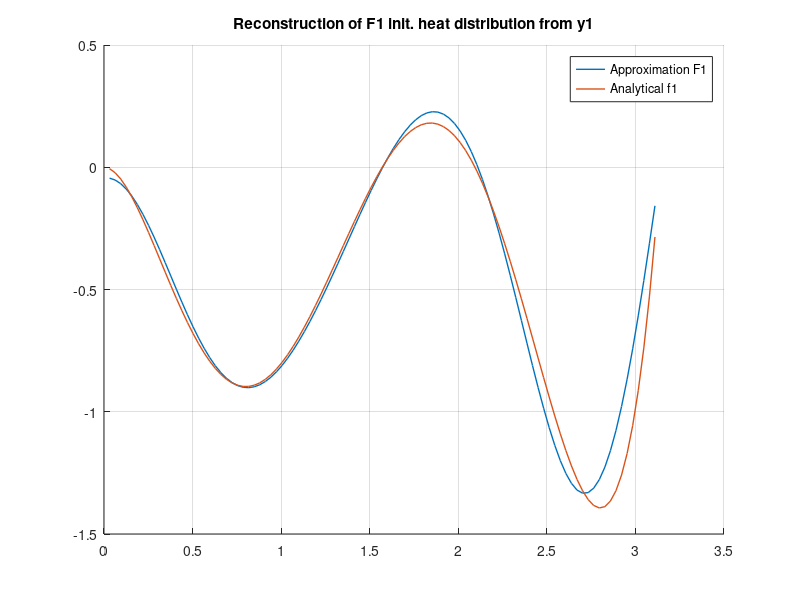
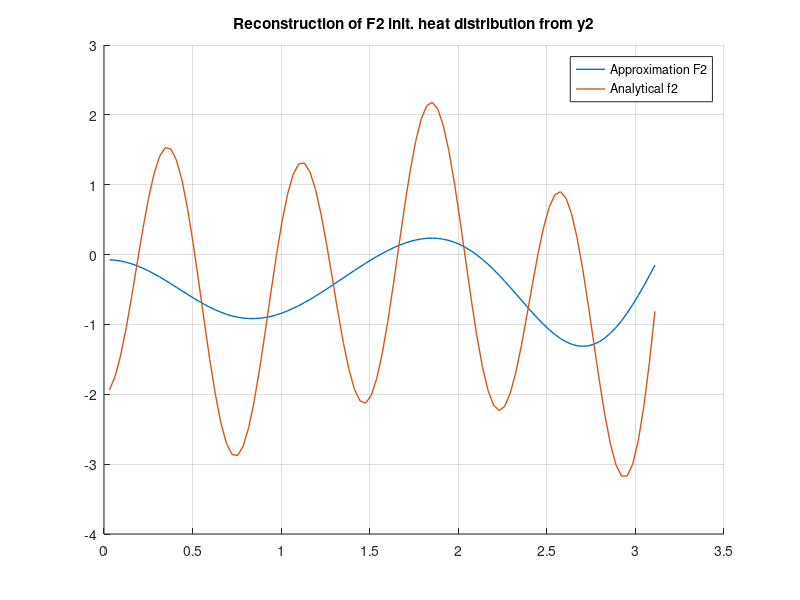
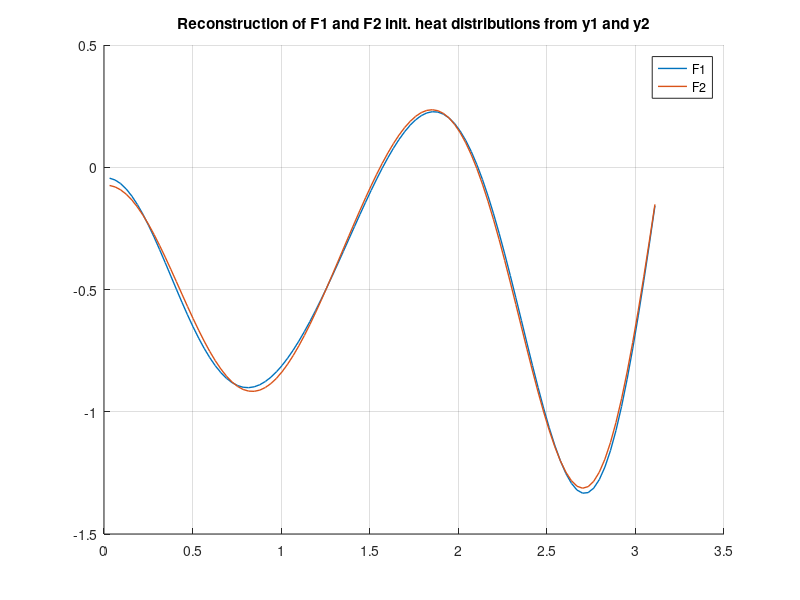
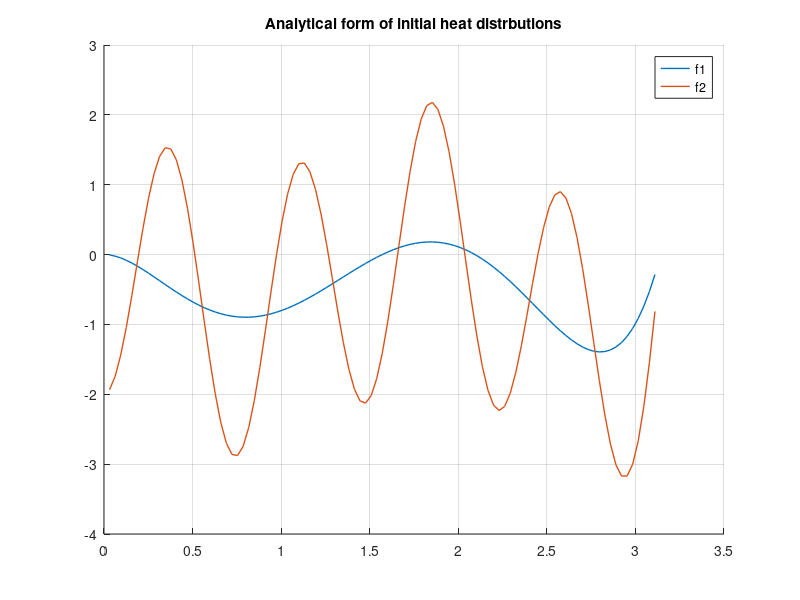

Write MATLAB code to recreate these figures, in order.
clear all;
close all;
%%
% (a) 
% Devise a numerical scheme for computing the heat distribution at the time
% T = 0.1 for parabolic heat equation.
% Derivation is provided on paper. Numerics:

% Discretization of grid
T = 0.1;
N = 100;
h = pi/N;
x = linspace(h, pi-h, N-1);

% Approximation of differential operator
G = diag(ones(N-2, 1), -1) - (2+h^2) * eye(N-1) + diag(ones(N-2, 1), 1);
G(1,1) = G(1,1) + 1;
G = 1/h^2 * G;

% matrix exponential operator to solve the forward problem
A = expm(T*G);

% (b) 
% Solve the inverse problem of reconstructing Fj, j = 1,2, 
% by using Tikhonov regularization via minimization of Tikhonov functional

% load measurements
U = load("ex2.mat");

% form the problem
sigma = 0.01;
eps = sigma * sqrt(N-1);
stop = 10^-15;

z1 = [U.y1; zeros(N-1, 1)];
z2 = [U.y2; zeros(N-1, 1)];
Z = [z1, z2];

% store answers
F = zeros(2, length(U.y1));
D = zeros(2, 1);

% Newton method
ind = 1;
for z = Z
    delta = 0.1;
    run = true;
    while(run)
        % K matrix for of Tikhonov functional
        K = [A; sqrt(delta)*eye(N-1)];

        % current estimate for initial heat dist.
        xdh = K\z; 
        
        % f(\delta)
        f = norm(A*xdh - z(1:N-1))^2 - eps^2;

        % f'(\delta)
        df = 2*delta*xdh'*inv(A'*A+delta*eye(N-1))*xdh;

        % newton step
        delta = delta - f/df;
        
        % stopping criteria
        run = (f > stop);
    end
    K = [A; sqrt(delta)*eye(N-1)];
    
    % reconstructed solution
    F(ind,:) = K\z;

    % delta chosen with Morozov discrenpancy principle
    D(ind,:) = delta;
    ind = ind + 1;
end

%%
% (c)
% One of the two measurement vectors corresponds to the initial heat 
% distribution 
% f(x) = 1/10 x^2(2x−π)(3x−2π)(x−π) 
% and the other to 
% f(x) = 1/10 x^2(2x−π)(3x−2π)(x−π)+2sin(8.5(x−π)). 
% Can you tell which one is which? Is the result surprising? 
% Give an intuitive explanation for this phenomenon?

f1 = 1/10*x.^2.*(2*x-pi).*(3*x-2*pi).*(x-pi);
f2 = f1 + 2*sin(8.5*(x-pi));

figure(1);
hold on
plot(x, F(1,:), 'LineWidth', 1);
plot(x, f1, 'LineWidth', 1);
title('Reconstruction of F1 init. heat distribution from y1')
legend('Approximation F1', 'Analytical f1')
grid on;
hold off

figure(2)
hold on
plot(x, F(2,:), 'LineWidth', 1);
plot(x, f2, 'LineWidth', 1);
title('Reconstruction of F2 init. heat distribution from y2')
legend('Approximation F2', 'Analytical f2')
grid on;
hold off 

figure(3)
hold on
plot(x, F(1,:), 'LineWidth', 1);
plot(x, F(2,:), 'LineWidth', 1);
title('Reconstruction of F1 and F2 init. heat distributions from y1 and y2')
legend('F1', 'F2')
grid on;
hold off 

figure(4)
hold on
plot(x, f1, 'LineWidth', 1);
plot(x, f2, 'LineWidth', 1);
title('Analytical form of initial heat distrbutions')
legend('f1', 'f2')
grid on;
hold off 